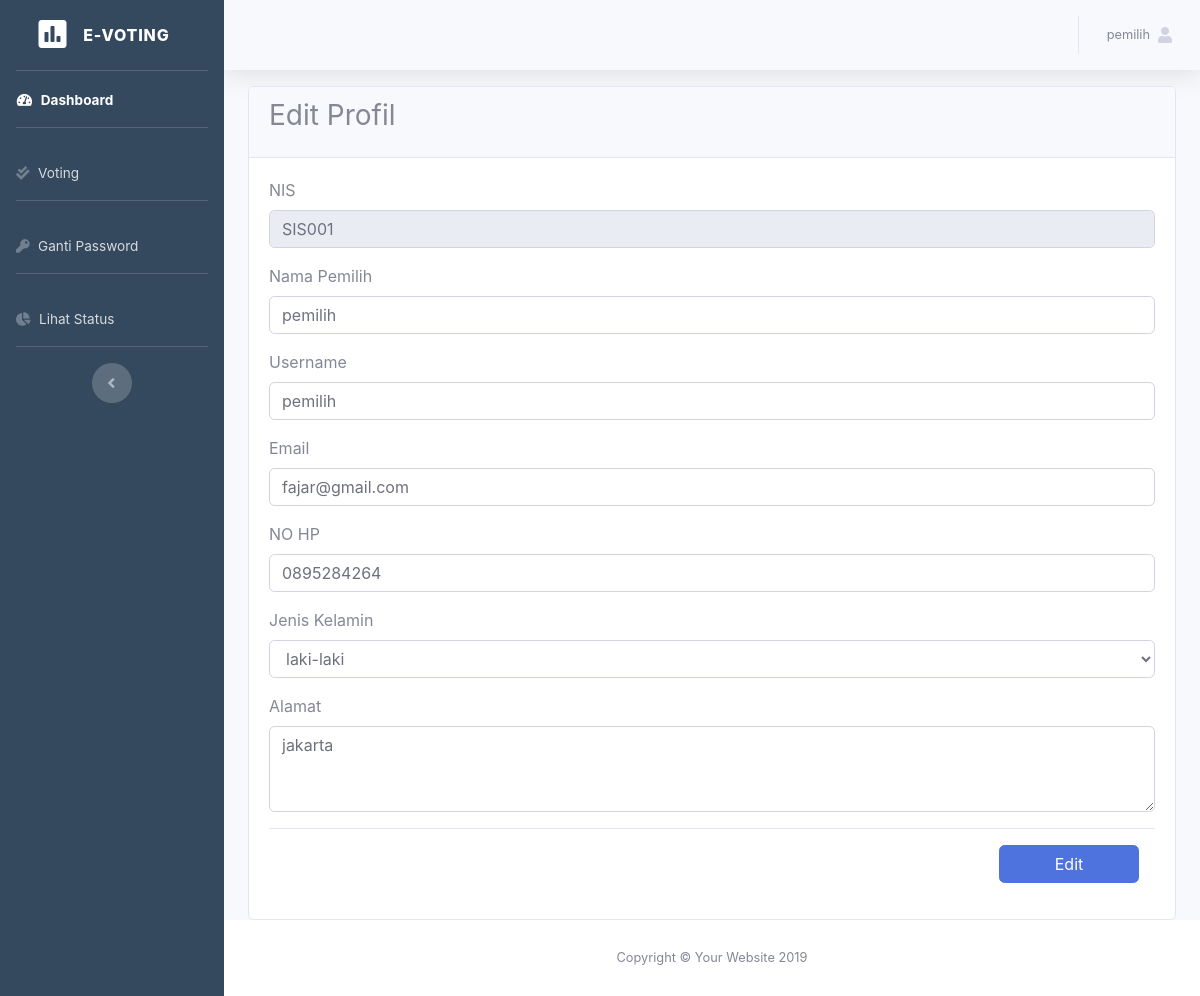
The page /pemilih/seting_profil.php (signed in) on the database its author committed.
### tables this page shows
CREATE TABLE `tb_pemilih` (
  `id` int(11) NOT NULL,
  `nis` varchar(50) NOT NULL,
  `nama` varchar(50) NOT NULL,
  `username` varchar(50) NOT NULL,
  `password` varchar(100) NOT NULL,
  `email` varchar(50) NOT NULL,
  `no_hp` varchar(50) NOT NULL,
  `status_aktif` enum('aktif','tidak') NOT NULL,
  `tanggal_daftar` date NOT NULL,
  `jenis_kelamin` varchar(50) NOT NULL,
  `terakhir_login` datetime NOT NULL,
  `alamat` varchar(225) NOT NULL
);

### pemilih/seting_profil.php (the view, shortened to what this page needs)
<?php
include'templet/header.php' ?>
<?php include'templet/topbar.php' ?>
<?php
if(!isset($_SESSION['username'])){
 echo "<script> document.location.href='../index.php' </script>";
}else{?>
    <?php
    include'../koneksi.php';
    $nis = $_SESSION['nis'];
    $query = mysqli_query($koneksi,"SELECT * FROM tb_pemilih WHERE nis='$nis'");
    $data = mysqli_fetch_array($query);
         ?>
<section class="content">
    <div class="container-fluid">
        <div class="row">
            <div class="col-md-12">
                <div class="card card-primary">
                    <div class="card-header">
                        <h3 class="card-title">Edit Profil</h3>
                    </div>
                    <div class="card-body">
                     <form  method="post">
                        <div class="form-group">
                            <label for="nama">NIS</label>
                            <input readonly="" required="" type="text" id="nis" name="nis" class="form-control" value="<?php echo $data['nis'] ?>">
                        </div>
                        <div class="form-group">
                            <label for="nama">Nama Pemilih</label>
                            <input required="" type="text" id="nama" name="nama" class="form-control" value="<?php echo $data['nama'] ?>">
                        </div>
                        <div class="form-group">
                            <label for="username">Username</label>
                            <input required="" type="text" id="username" name="username" class="form-control" value="<?php echo $data['username'] ?>" >
                        </div>
                        <div class="form-group">
                            <label for="email">Email</label>
                            <input  required="" type="email" id="email" name="email" class="form-control" value="<?php echo $data['email'] ?>">
                        </div>
                        <div class="form-group">
                            <label for="no_hp">NO HP</label>
                            <input  required="" type="number" id="no_hp" name="no_hp" class="form-control" value="<?php echo $data['no_hp'] ?>">
                        </div>
                        <div class="form-group">
                            <label for="jenis_kelamin">Jenis Kelamin</label>
                            <select name="jenis_kelamin" id="jenis_kelamin" class="form-control">
                                <option <?php if($data['jenis_kelamin'] == 'laki-laki'){echo "selected";}?> value="laki-laki">laki-laki</option>
                            </select>
                        </div>
                        <div class="form-group">
                            <label for="alamat">Alamat</label>
                            <textarea required="" id="alamat" name="alamat" rows="3" class="form-control"><?php echo $data['alamat'] ?></textarea>
                        </div>
                        <div class="modal-footer">
                            <button style="width:140px" type="submit" class="btn btn-primary" name="edit_pemilih">Edit</button>
                        </div>
                    </form>
                </div>
            </div>
        </div>
    </div>
</div>
</section>
</div>
<?php include'templet/footer.php' ?>
<?php } ?>

### rows shown on the page
tb_pemilih: nis "SIS001", nama "pemilih", username "pemilih", email "fajar@gmail.com", no_hp "0895284264", jenis_kelamin "laki-laki", alamat "jakarta"

### other values the page prints
$_SESSION['username'] "pemilih"
